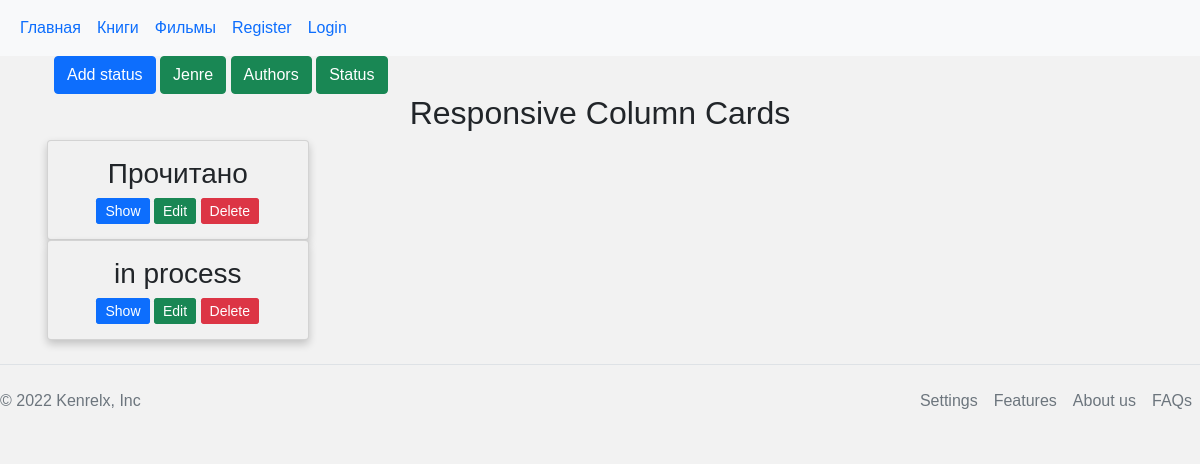
The page /status on the database as committed earlier.
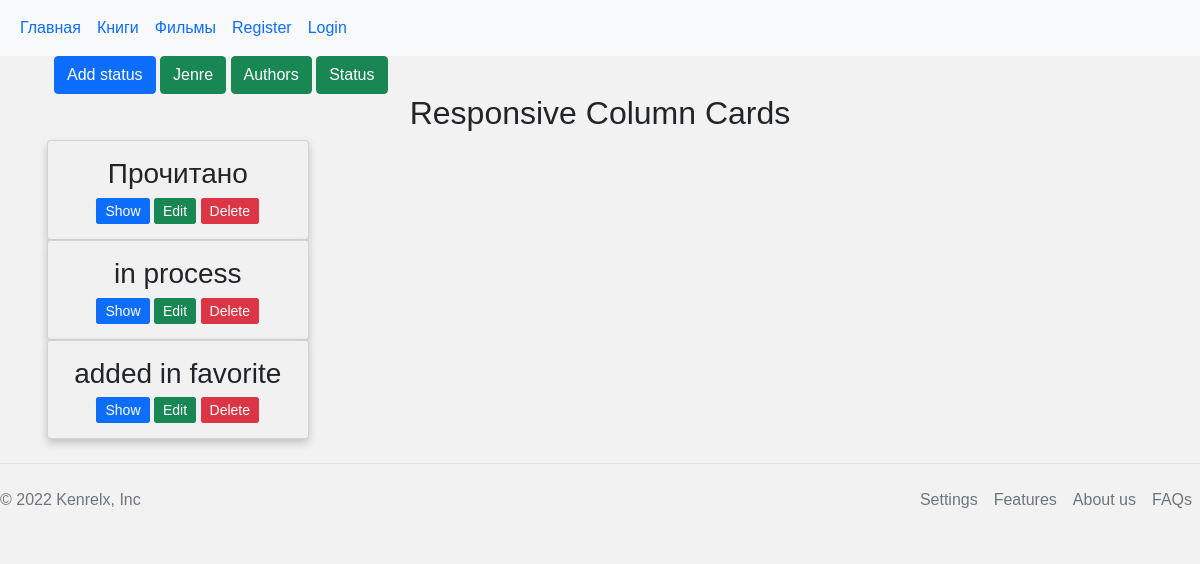
The same page on the database as committed later.
### tables this page shows
CREATE TABLE status (
    id INTEGER PRIMARY KEY AUTOINCREMENT,
    name TEXT NOT NULL
);

### library/book.py (the view)
@bp.route('/status') # Функция для страницы статуса
def status():
    db = get_db()
    statuses = db.execute(
        'SELECT * '
        ' FROM status'
    ).fetchall()
    return render_template('book/status.html', statuses=statuses, title = 'Statuses',menus=menus)

### library/auth.py (called while the page is built)
@bp.before_app_request
def load_logged_in_user():
    user_id = session.get('user_id')
    if user_id is None:
        g.user = None
    else:
        g.user = get_db().execute(
            'SELECT * FROM users WHERE id = ?', (user_id,)
        ).fetchone()

### library/db.py (called while the page is built)
def get_db():
    if 'db' not in g:
        g.db = sqlite3.connect(
            current_app.config['DATABASE'],
            detect_types=sqlite3.PARSE_DECLTYPES
        )
        g.db.row_factory = sqlite3.Row
    return g.db

### library/templates/book/status.html (shortened to what this page needs)
{% extends 'base.html' %}
{% block style %} <link rel="stylesheet" href="/static/css/books.css"> {% endblock %}
{% block content %}
<div class="container">
    <div class="container" >
        <a href="/add_status"> <button  type="button" class="btn btn-primary">Add status</button></a>
        <a href="/jenre"> <button type="button" class="btn btn-primary btn-success" >Jenre</button></a>
        <a href="/authors"> <button type="button" class="btn btn-primary btn-success ">Authors</button></a>
          <a href="/status"> <button type="button" class="btn btn-primary btn-success ">Status</button></a>
</div>
<h2>Responsive Column Cards</h2>
<div class="row">
  <div class="column">
    {% for status in statuses %}
    <div class="card">
      <h3>{{ status['name'] }}</h3>
      <div>
      <a class="btn btn-primary btn-sm btn-books "  href="#" role="button">Show</a>
      <a class="   btn btn-primary btn-sm btn-success btn-books "   href="#" role="button">Edit</a>
      <a class="  btn btn-primary btn-sm btn-danger btn-books "  href="#" role="button">Delete</a>
      </div>
    </div>
    {%  endfor %}
  </div>
</div>
</div>
{% endblock %}

Rows that differ between the two databases and show on the page:
added status: name "added in favorite"
